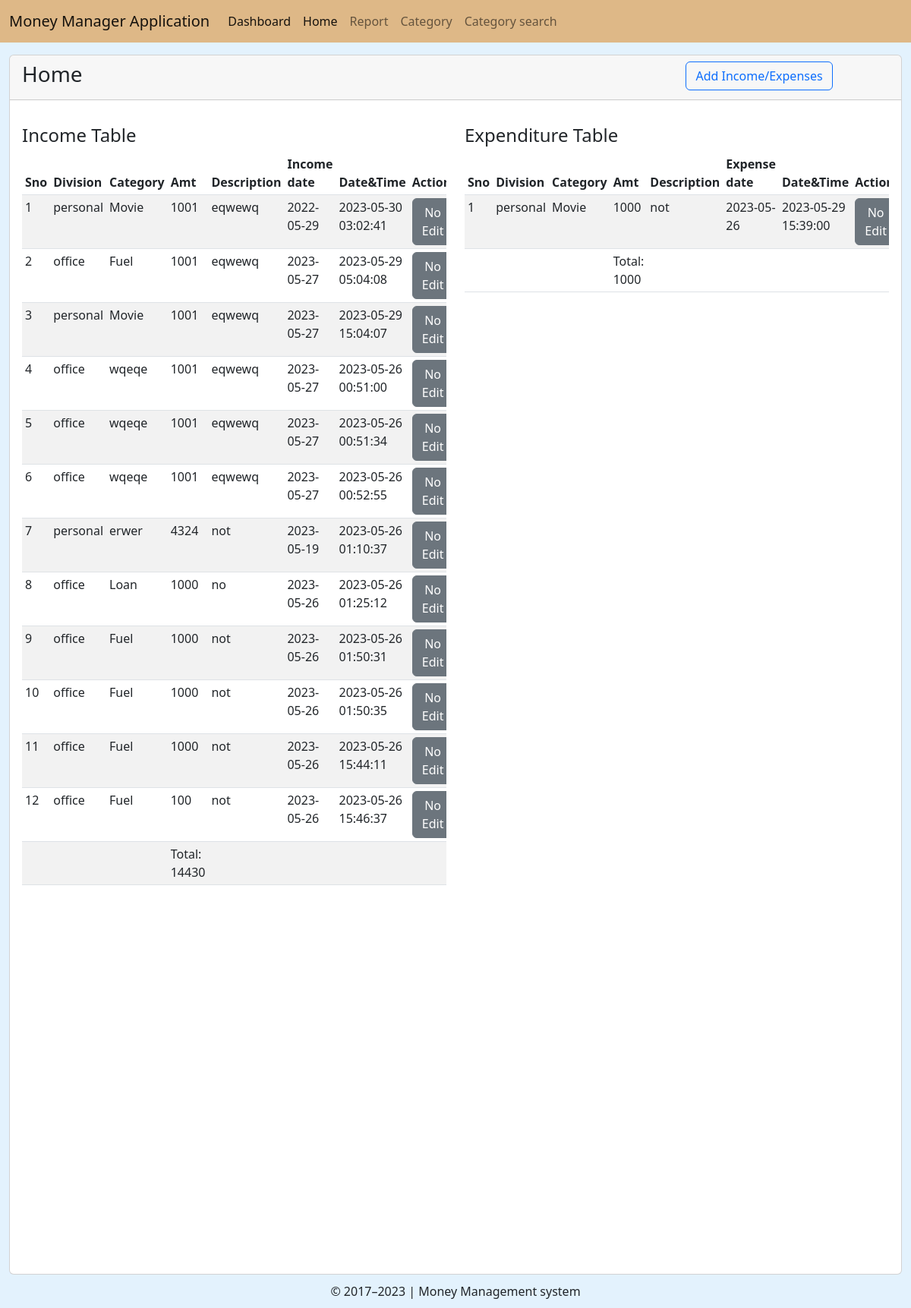
The app's page /home.php with its own data.
### tables this page shows
CREATE TABLE `income` (
  `id` int(11) NOT NULL,
  `division` varchar(255) NOT NULL,
  `category_name` varchar(255) NOT NULL,
  `amount` varchar(255) NOT NULL,
  `description` text NOT NULL,
  `income_date` varchar(100) NOT NULL,
  `created_at` timestamp NOT NULL DEFAULT current_timestamp() ON UPDATE current_timestamp(),
  `updated_at` timestamp NULL DEFAULT NULL
);

CREATE TABLE `expenses` (
  `id` int(11) NOT NULL,
  `division` varchar(255) NOT NULL,
  `category_name` varchar(255) NOT NULL,
  `amount` varchar(255) NOT NULL,
  `description` text NOT NULL,
  `income_date` varchar(100) NOT NULL,
  `created_at` timestamp NOT NULL DEFAULT current_timestamp() ON UPDATE current_timestamp(),
  `updated_at` timestamp NULL DEFAULT NULL
);

### home.php (the view, shortened to what this page needs)
<!doctype html>
<html lang="en">
  <?php require 'header.php';
   ?>
  <body style="background-color: #e3f2fd;">
           <?php require 'navbar.php'; ?>
        <div class="container-fluid mt-3">
          <div class="card">
  <div class="card-header">
    <div class="row">
      <div class="col-md-2">
    <h3>Home</h3>
      </div>
      <div class="col-md-7"></div>
      <div class="col-md-3">
        <button class="btn btn-outline-primary" type="button" data-bs-toggle="modal" data-bs-target="#incomeModal">Add Income/Expenses</button>
      </div>
  </div>
  </div>
  <div class="card-body">
    <div class="row mt-3">
      <div class="col-md-6">
        <h4>Income Table</h4>
        <div class="table-responsive">
        <table class="table table-striped table-sm">
          <thead>
            <tr>
              <th scope="col">Sno</th>
              <th scope="col">Division</th>
              <th scope="col">Category</th>
              <th scope="col">Amt</th>
              <th scope="col">Description</th>
              <th scope="col">Income date</th>
              <th scope="col">Date&Time</th>
              <th scope="col">Action</th>
            </tr>
          </thead>
          <tbody>
            <?php
            $i=1;
            require 'db.php';
            $quer = "SELECT * FROM `income`";
            $res = mysqli_query($conn,$quer);
           $total = 0;
            while ($row = mysqli_fetch_assoc($res)) {
              $total += $row['amount'];
             ?>
            <tr>
              <td><?php echo $i++; ?></td>
              <td><?php echo $row['division']; ?></td>
              <td><?php echo $row['category_name']; ?></td>
              <td><?php echo $row['amount']; ?></td>
              <td><?php echo $row['description']; ?></td>
              <td><?php echo $row['income_date']; ?></td>
              <td><?php echo $row['created_at']; ?></td>
              <?php $currtime = time();
                $oldtime = strtotime($row['created_at']) + (12 * 3600);
                if($currtime > $oldtime){
?>
<td><button class="btn btn-secondary">No Edit</button> </td>
                <?php }
                else{
?>
<td><button class="btn btn-primary editIncomeBtn" data-id="<?php echo $row['id']; ?>">Edit</button> </td>
                <?php } ?>
            </tr>
        <?php  } ?>
            <tr>
              <td colspan="3"></td>
              <td>Total: <?php echo $total; ?> </td>
              <td></td>
              <td></td>
              <td></td>
              <td></td>
            </tr>
          </tbody>
        </table>
      </div>
    </div>
      <div class="col-md-6">
       <h4>Expenditure Table</h4>
        <div class="table-responsive">
        <table class="table table-striped table-sm">
           <thead>
            <tr>
              <th scope="col">Sno</th>
              <th scope="col">Division</th>
              <th scope="col">Category</th>
              <th scope="col">Amt</th>
              <th scope="col">Description</th>
              <th scope="col">Expense date</th>
              <th scope="col">Date&Time</th>
              <th scope="col">Action</th>
            </tr>
          </thead>
          <tbody>
             <?php
            $i=1;
            require 'db.php';
            $quer = "SELECT * FROM `expenses`";
            $res = mysqli_query($conn,$quer);
            $total = 0;
            while ($row = mysqli_fetch_assoc($res)) {
           $total += $row['amount'];
             ?>
            <tr>
              <td><?php echo $i++; ?></td>
              <td><?php echo $row['division']; ?></td>
              <td><?php echo $row['category_name']; ?></td>
              <td><?php echo $row['amount']; ?></td>
              <td><?php echo $row['description']; ?></td>
              <td><?php echo $row['income_date']; ?></td>
              <td><?php echo $row['created_at']; ?></td>
               <?php $currtime = time();
                $oldtime = strtotime($row['created_at']) + (12 * 3600);
                if($currtime > $oldtime){
?>
<td><button class="btn btn-secondary">No Edit</button> </td>
                <?php }
                else{
?>
              <td><button class="btn btn-primary editExpenseBtn" data-id="<?php echo $row['id']; ?>">Edit</button> </td>
              <?php } ?>
            </tr>
        <?php  } ?>
         <tr>
              <td colspan="3"></td>
              <td>Total: <?php echo $total; ?> </td>
              <td></td>
              <td></td>
              <td></td>
              <td></td>
            </tr>
          </tbody>
        </table>
      </div>
      </div>
    </div>
    <br><br>
    <br><br>
    <br><br>
    <br><br>
    <br><br>
    <br><br>
    <br><br>
    <br><br>
    <br><br>
    <br><br>
  </div>
</div>
        </div>
<?php require 'footer.php'; ?>
  </body>
</html>

### header.php (shortened to what this page needs)
<head>
    <link href="https://cdn.jsdelivr.net/npm/bootstrap@5.2.3/dist/css/bootstrap.min.css" rel="stylesheet">
  </head>

### navbar.php (shortened to what this page needs)
<nav class="navbar navbar-expand-lg navbar-light" style="background-color:burlywood;">
             <div class="container-fluid">
               <div class="collapse navbar-collapse" id="navbarTogglerDemo01">
                 <a class="navbar-brand" href="#">Money Manager Application</a>
                 <ul class="navbar-nav me-auto mb-2 mb-lg-0">
                   <li class="nav-item">
                     <a class="nav-link active" aria-current="page" href="index.php">Dashboard</a>
                   </li>
                   <li class="nav-item">
                     <a class="nav-link active" aria-current="page" href="home.php">Home</a>
                   </li>
                  <li class="nav-item">
                     <a class="nav-link" aria-current="page" href="report.php">Report</a>
                   </li>
                   <li class="nav-item">
                     <a class="nav-link" aria-current="page" href="categories.php">Category</a>
                   </li>
                    <li class="nav-item">
                     <a class="nav-link" aria-current="page" href="category.php">Category search</a>
                   </li>
                 </ul>
               </div>
             </div>
           </nav>

### footer.php (shortened to what this page needs)
<footer style="text-align: center;padding: 10px;">
  © 2017–2023 | Money Management system
</footer>

### home.php (style rules this page uses)
.navbar { position: sticky; top: 0px; z-index: 1; }

### records on screen
income: division "personal", category_name "Movie", amount "1001", description "eqwewq", income_date "2022-05-29", created_at "2023-05-30 03:02:41", shows "No Edit"
income: division "office", category_name "Fuel", amount "1001", description "eqwewq", income_date "2023-05-27", created_at "2023-05-29 05:04:08", shows "No Edit"
income: division "personal", category_name "Movie", amount "1001", description "eqwewq", income_date "2023-05-27", created_at "2023-05-29 15:04:07", shows "No Edit"
income: division "office", category_name "wqeqe", amount "1001", description "eqwewq", income_date "2023-05-27", created_at "2023-05-26 00:51:00", shows "No Edit"
income: division "office", category_name "wqeqe", amount "1001", description "eqwewq", income_date "2023-05-27", created_at "2023-05-26 00:51:34", shows "No Edit"
income: division "office", category_name "wqeqe", amount "1001", description "eqwewq", income_date "2023-05-27", created_at "2023-05-26 00:52:55", shows "No Edit"
income: division "personal", category_name "erwer", amount "4324", description "not", income_date "2023-05-19", created_at "2023-05-26 01:10:37", shows "No Edit"
income: division "office", category_name "Loan", amount "1000", description "no", income_date "2023-05-26", created_at "2023-05-26 01:25:12", shows "No Edit"
income: division "office", category_name "Fuel", amount "1000", description "not", income_date "2023-05-26", created_at "2023-05-26 01:50:31", shows "No Edit"
income: division "office", category_name "Fuel", amount "1000", description "not", income_date "2023-05-26", created_at "2023-05-26 01:50:35", shows "No Edit"
income: division "office", category_name "Fuel", amount "1000", description "not", income_date "2023-05-26", created_at "2023-05-26 15:44:11", shows "No Edit"
income: division "office", category_name "Fuel", amount "100", description "not", income_date "2023-05-26", created_at "2023-05-26 15:46:37", shows "No Edit"
expenses: division "personal", category_name "Movie", amount "1000", description "not", income_date "2023-05-26", created_at "2023-05-29 15:39:00", shows "No Edit"

### other values on screen
$total "14430"
$total "1000"
